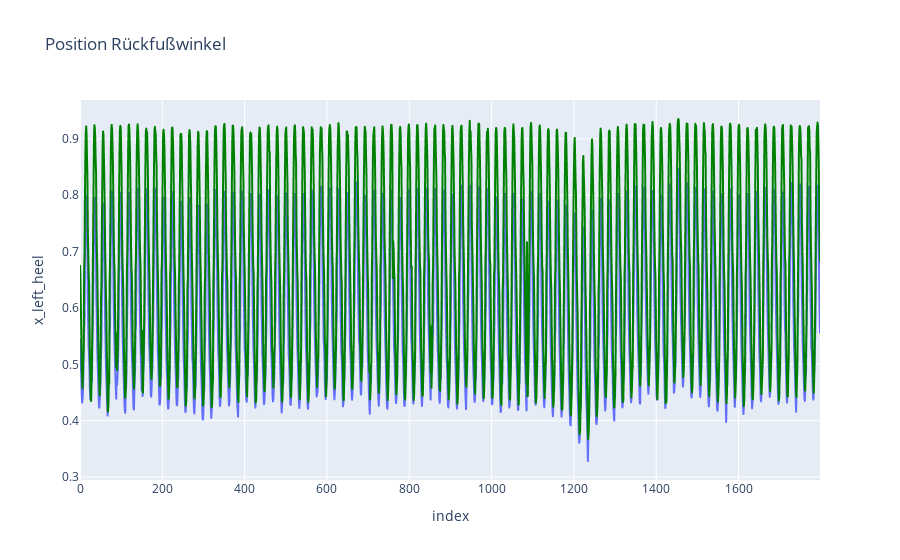

Write notebook code for a chart like this one.
### Markdown cell above
### Vergleich meherer Gelenkpunkte 
* seitliche Ansicht und y-Bewegung zur Feststellung des Zeitpunkts für die Berechnung des Winkels
* hintere Ansicht und x-Bewegung zur Berechnung des Winkels

### Code cell
import pandas as pd
import plotly.express as px
import matplotlib as mpl

joints_x = ["z_left_knee", "z_left_ankle", "z_left_heel"]
joints_y = ["y_left_heel", "y_left_foot_index"]

fig_knee = px.line(df, y="x_left_heel", title='Position Rückfußwinkel')
fig_ankle = px.line(df, y="x_left_foot_index")
fig_ankle.update_traces(line= dict(
    color = "green"
))

fig_knee.add_trace(fig_ankle.data[0], )
fig_knee.show()

### Figure 1 — Plotly figure (JSON) as saved in the notebook; plotly's stock layout.template omitted (floating-point values rounded to 4 significant figures; data arrays with more than 128 entries replaced by an {"elided": "..."} marker saying what was removed)
{"data": [{"hovertemplate": "index=%{x}<br>x_left_heel=%{y}<extra></extra>", "legendgroup": "", "line": {"color": "#636efa", "dash": "solid"}, "marker": {"symbol": "circle"}, "mode": "lines", "name": "", "showlegend": false, "type": "scattergl", "x": {"elided": "1799 int values"}, "xaxis": "x", "y": {"elided": "1799 float values"}, "yaxis": "y"}, {"hovertemplate": "index=%{x}<br>x_left_foot_index=%{y}<extra></extra>", "legendgroup": "", "line": {"color": "green", "dash": "solid"}, "marker": {"symbol": "circle"}, "mode": "lines", "name": "", "showlegend": false, "type": "scattergl", "x": {"elided": "1799 int values"}, "xaxis": "x", "y": {"elided": "1799 float values"}, "yaxis": "y"}], "layout": {"legend": {"tracegroupgap": 0}, "title": {"text": "Position Rückfußwinkel"}, "xaxis": {"anchor": "y", "domain": [0, 1], "title": {"text": "index"}}, "yaxis": {"anchor": "x", "domain": [0, 1], "title": {"text": "x_left_heel"}}}}
